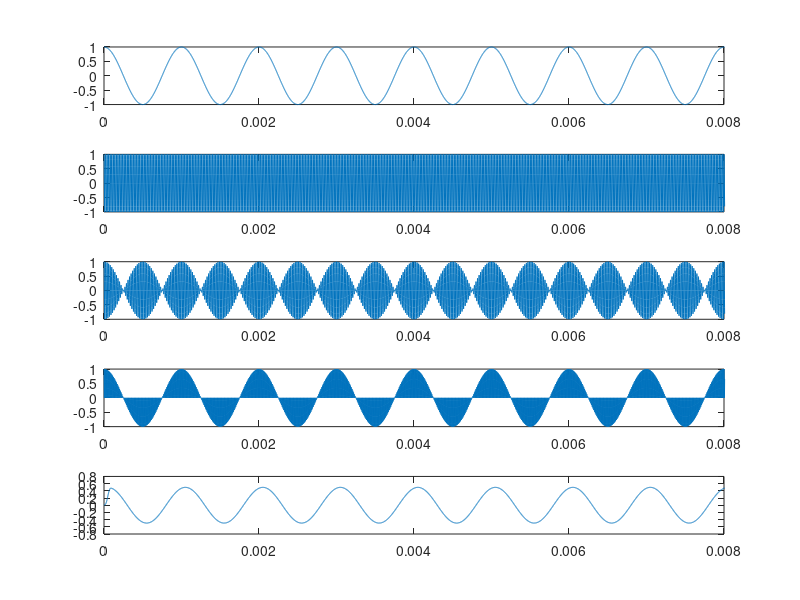
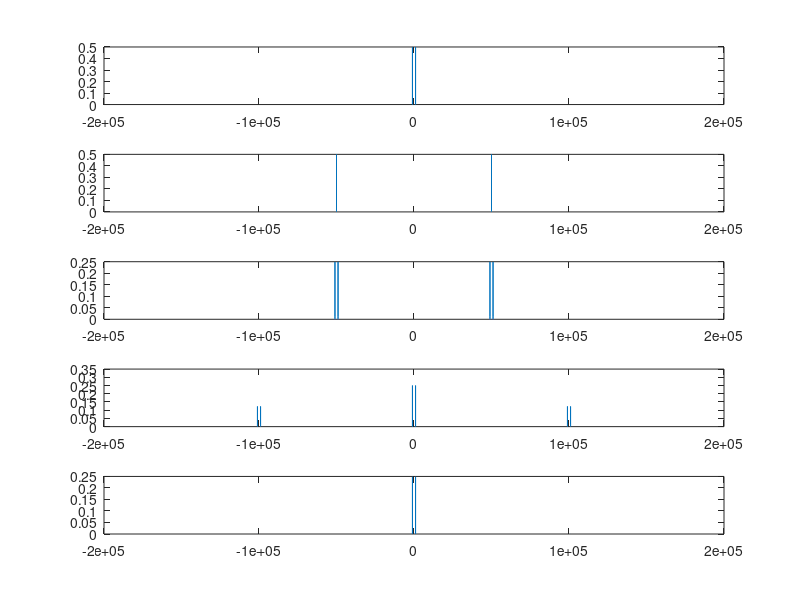
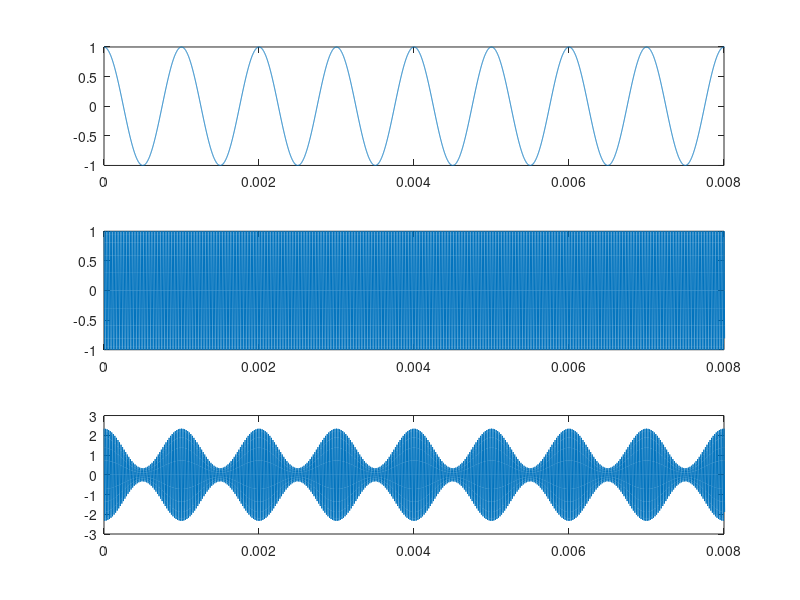

Recreate these plots in MATLAB, in order.
clear all
close all
clc

n = 100;
Ac = 1;
Am = 1;
fc = 50e3;
fm = 1e3;
f_cut = 7e3;
fa = 20*fc;
t = [0:1/fa:1];

c_t = Ac*cos(2*pi*fc*t);
m_t = Am*cos(2*pi*fm*t);
% m_t = 5*sin(2*pi*500*t) + 5/3*sin(2*pi*1500*t) + sin(2*pi*2500*t) + 5/7*sin(2*pi*3500*t) + 5/9*sin(2*pi*4500*t) + 5/11*sin(2*pi*5500*t);
s_t = c_t.*m_t; % sinal modulado
r_t = s_t.*c_t; % sinal demodulado
filtro_PB = fir1(n, (f_cut*2)/fa)';
info = filter(filtro_PB, 1, r_t);

% am dsb sc
m = 0.75; %  indice/fator de modulacao
Ao = Am/m;
s_t_dsb = (m_t + Ao).*c_t;

figure(1)
subplot(511)
plot(t, m_t)
xlim([0 4/500])
subplot(512)
plot(t, c_t)
xlim([0 4/500])
subplot(513)
plot(t, s_t)
xlim([0 4/500])
subplot(514)
plot(t, r_t)
xlim([0 4/500])
subplot(515)
plot(t, info)
xlim([0 4/500])

f = [-fa/2:1:fa/2];
figure(2)
subplot(511)
fft_m_t = fftshift(fft(m_t)/length(m_t));
plot(f, abs(fft_m_t))
xlim([-4*fc 4*fc])
subplot(512)
fft_c_t = fftshift(fft(c_t)/length(c_t));
plot(f, abs(fft_c_t))
xlim([-4*fc 4*fc])
subplot(513)
fft_s_t = fftshift(fft(s_t)/length(s_t));
plot(f, abs(fft_s_t))
xlim([-4*fc 4*fc])
subplot(514)
fft_r_t = fftshift(fft(r_t)/length(r_t));
plot(f, abs(fft_r_t))
xlim([-4*fc 4*fc])
subplot(515)
fft_info = fftshift(fft(info)/length(info));
plot(f, abs(fft_info))
xlim([-4*fc 4*fc])

figure(3)
subplot(311)
plot(t, m_t)
xlim([0 4/500])
subplot(312)
plot(t, c_t)
xlim([0 4/500])
subplot(313)
plot(t, s_t_dsb)
xlim([0 4/500])